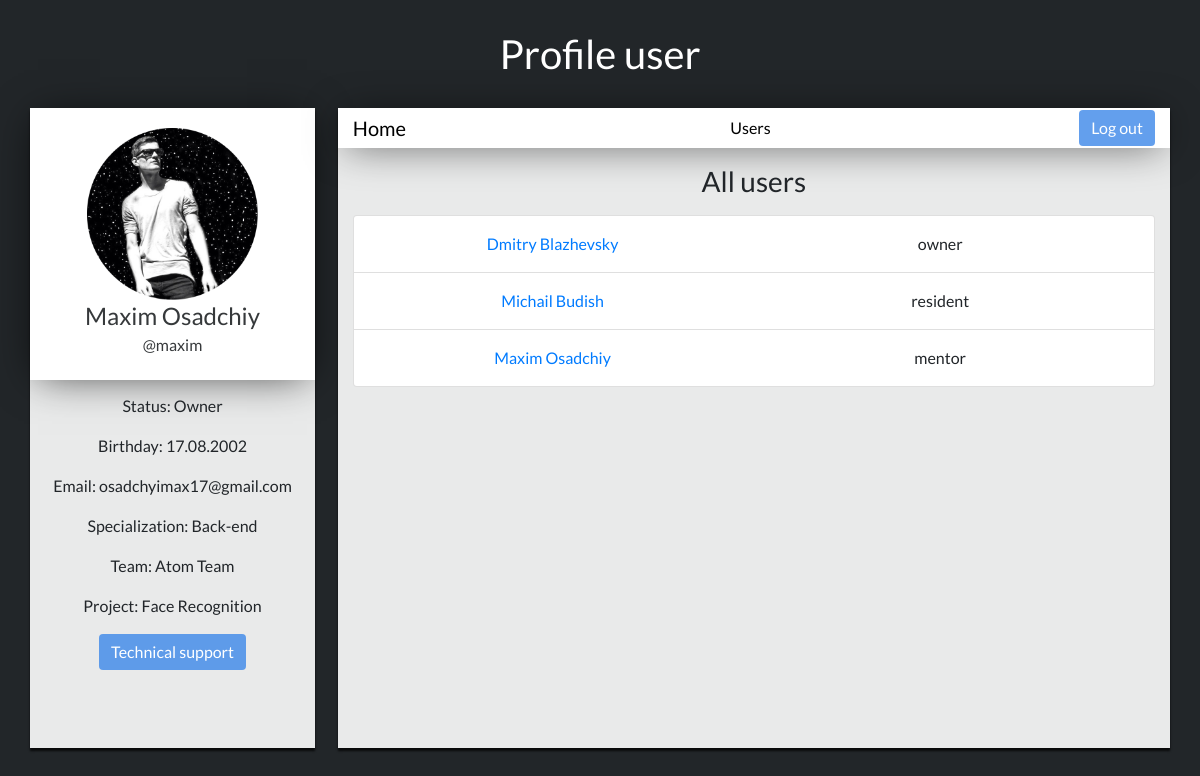
/users-user, run on the app's committed database.
### login/models.py (models this page shows, shortened)
class User(models.Model):
    superuser = models.IntegerField(default=None)
    name = models.CharField(max_length=30)
    surname = models.CharField(max_length=30)
    username = models.CharField(max_length=30)
    password = models.CharField(max_length=150)
    status = models.CharField(max_length=15)
    birth_date = models.DateTimeField()
    email = models.EmailField(max_length=30, null=True)
    specialization = models.CharField(max_length=30)
    team = models.CharField(max_length=50)
    project = models.CharField(max_length=50)
    last_seen = models.DateTimeField(auto_now=True)
    profile_photo = models.ImageField(upload_to='profile_photos')

### login/views.py (the view)
# urls.py: path('users-user', views.list_users_user, name='users_user'),
def list_users_user(request):
    residents = User.objects.filter(status='resident').count()
    mentors = User.objects.filter(status='mentor').count()
    owners = User.objects.filter(status='owner').count()
    users_list = User.objects.all()
    return render(request, 'users-user/index.html', {'list_users': users_list,'residents': residents,'mentors': mentors,'owners': owners})

### login/templates/users-user/index.html (shortened to what this page needs)
{% extends 'index-user-base.html' %}
{% block info_user %}
{% load staticfiles %}
<link rel="stylesheet" media="all" href="{% static 'css/home-user.css' %}" type="text/css">
<link rel="stylesheet" media="all" href="{% static 'css/base.css' %}" type="text/css">
    <div>
        {% if list_residents %}
            <h3 class="list-text">Residents List</h3>
        {% elif list_mentors %}
            <h3 class="list-text">Mentors List</h3>
        {% elif list_owners %}
            <h3 class="list-text">Owners List</h3>
        {% elif list_users %}
            <h3 class="list-text">All users</h3>
        {% endif %}
        <div class="container">
            <div class="row" style="padding: 5%;padding-top: 0;padding-left:0;padding-right:0;">
              <div class="col">
                <div class="userjoin-block">
                    <ul class="list-group">
                        {% for item in list_users %}
                            <li class="list-group-item">
                                <div class="container list-group">
                                    <div class="row">
                                        <div class="col-sm">
                                                <a href="/user-users/{{ item.id }}"><p style="text-align:center;margin: 0;line-height: 2;">{{ item.name }} {{ item.surname }}</p></a>
                                        </div>
                                        <div class="col-sm">
                                            <p class="list-text" style="text-align:center;margin: 0;line-height: 2;">{{item.status}}</p>
                                        </div>
                                    </div>
                                </div>
                            </li>
                        {% endfor %}
                    </ul>
                </div>
            </div>
        </div>
    </div>
    </div>
{% endblock %}

### login/static/css/base.css (style rules this page uses)
body { font-family: 'Lato', cursive; }
.userjoin-block { overflow-y: scroll; max-height: 50vh; }
.list-text { text-align: center; margin: 2%; }

### login/static/css/home-user.css (style rules this page uses)
body { background: #222629; font-family: 'Lato', cursive; }

### data on the page
User: name "Dmitry", surname "Blazhevsky", status "owner"
User: name "Michail", surname "Budish", status "resident"
User: name "Maxim", surname "Osadchiy", status "mentor"
